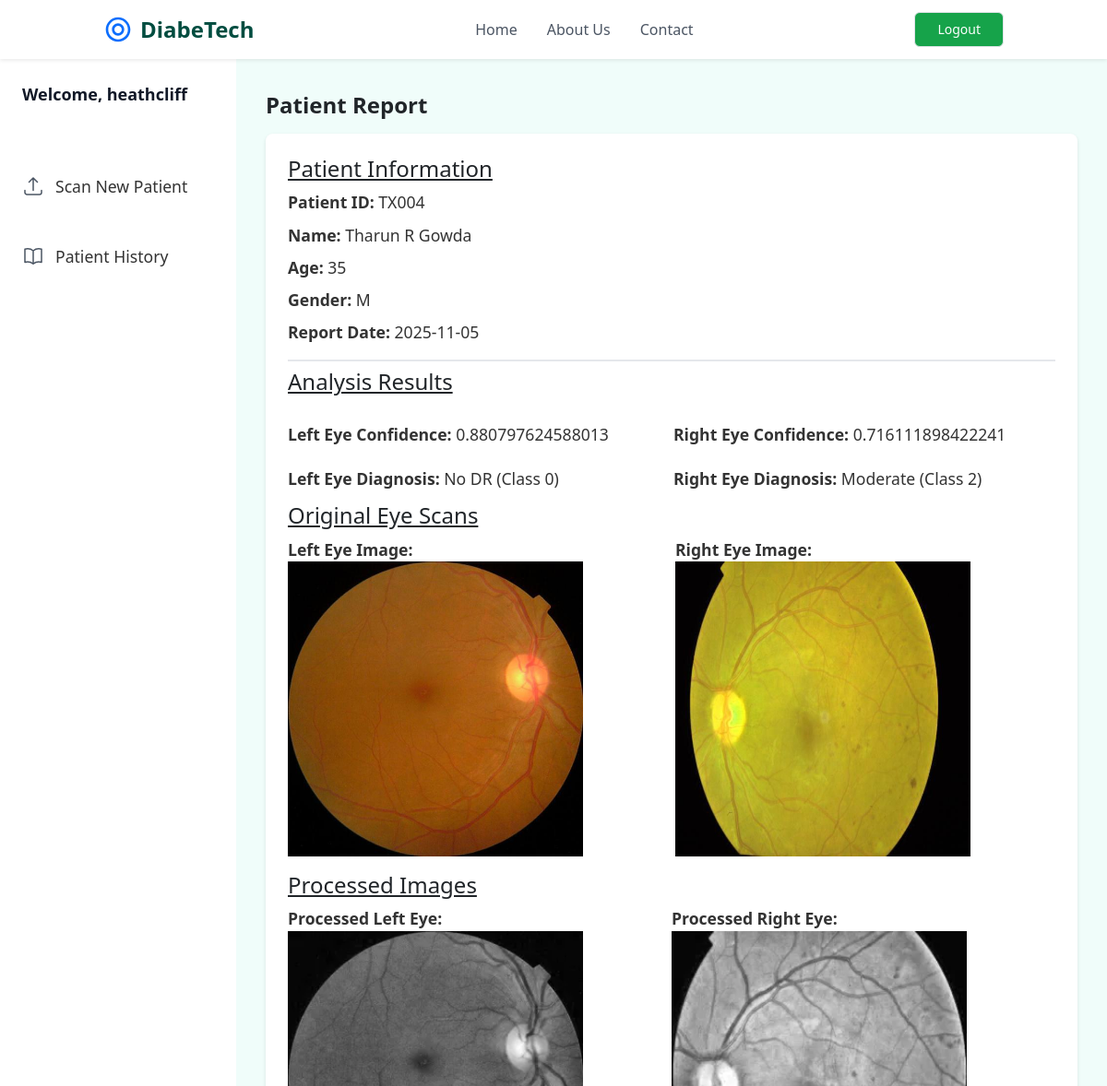
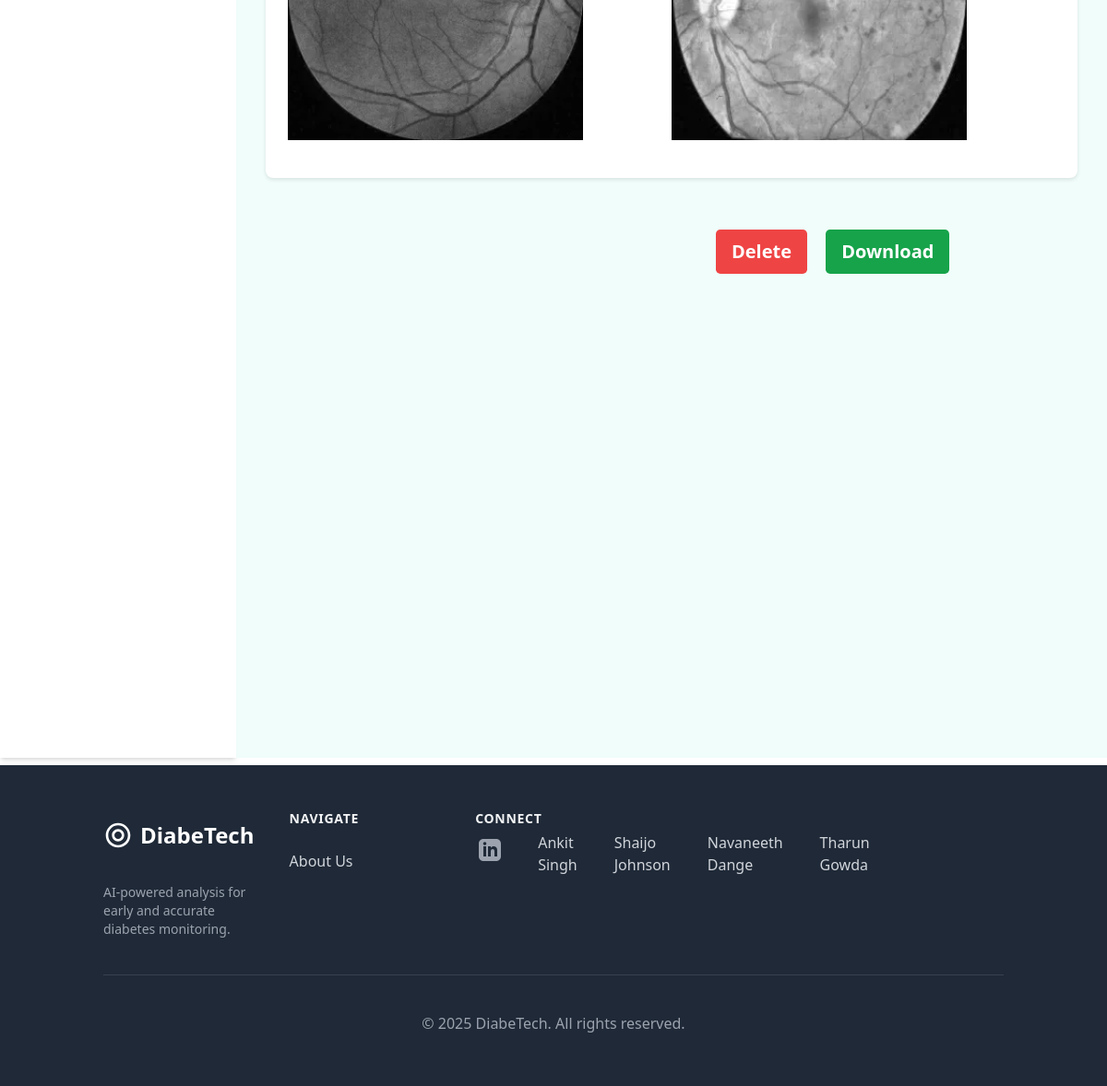
The page /patient-report/TX004 (signed in) on the database its author committed (2 pictures, top to bottom).
### retinopathy/modules.py (models this page shows, shortened)
class User(db.Model, UserMixin):
    id = db.Column(db.Integer, primary_key = True)
    username = db.Column(db.String(20), unique = True, nullable = False)
    email = db.Column(db.String(120), unique = True, nullable = False)
    password = db.Column(db.String(60), nullable = False)
    patients = db.relationship('Patient', backref = 'doctor', lazy = True)

class Patient(db.Model):
    patient_id = db.Column(db.String(20), unique = True, nullable = False, primary_key = True)
    name = db.Column(db.String(100), nullable = False)
    age = db.Column(db.Integer, nullable = False)
    sex = db.Column(db.String(10), nullable = False)
    RightEye_image_file = db.Column(db.String(100), nullable = False, default = 'default.jpg')
    LeftEye_image_file = db.Column(db.String(100), nullable = False, default = 'default.jpg')
    RightEye_diagnosis = db.Column(db.String(200), nullable = False)
    LeftEye_diagnosis = db.Column(db.String(200), nullable = False)
    date_uploaded = db.Column(db.DateTime, nullable = False, default = datetime.utcnow)
    user_id = db.Column(db.Integer, db.ForeignKey('user.id'), nullable = False)
    processed_RightEye_image_file = db.Column(db.String(100), nullable = True)
    processed_LeftEye_image_file = db.Column(db.String(100), nullable = True)
    RightEye_prediction = db.Column(db.Integer, nullable = True)
    LeftEye_prediction = db.Column(db.Integer, nullable = True)

### retinopathy/routes.py (the view)
@app.route('/patient-report/<patient_id>')
@login_required
def patient_report(patient_id):
	patient = Patient.query.get_or_404(patient_id)
	return render_template('patientreport.html', patient=patient, patient_id=patient_id)

### retinopathy/modules.py (called while the page is built)
@login_manager.user_loader
def load_user(user_id):
    return User.query.get(int(user_id))

### retinopathy/templates/patientreport.html (shortened to what this page needs)
{% extends "layout.html" %}
{% block content %}
<div class="flex h-screen" style="height: calc(250vh - 64px);">
            <aside class="w-64 bg-white shadow-md hidden md:block">
                <div class="py-4 px-6">
                    <h2 class="text-lg font-semibold text-gray-900">Welcome, {{ current_user.username }}</h2>
                </div>
                <nav class="mt-6">
                    <a href="{{ url_for('analyze_image') }}" data-page="scan-patient" class="flex items-center px-6 py-3 text-gray-600 hover:bg-gray-100">
                        <svg class="h-6 w-6" xmlns="http://www.w3.org/2000/svg" fill="none" viewBox="0 0 24 24" stroke-width="1.5" stroke="currentColor"><path stroke-linecap="round" stroke-linejoin="round" d="M3 16.5v2.25A2.25 2.25 0 005.25 21h13.5A2.25 2.25 0 0021 18.75V16.5m-13.5-9L12 3m0 0l4.5 4.5M12 3v13.5" /></svg>
                        <span class="ml-3">Scan New Patient</span>
                    </a>
                    <a href="{{ url_for('patient_history') }}" data-page="patient-list" class="flex items-center px-6 py-3 text-gray-600 hover:bg-gray-100">
                        <span class="ml-3">Patient History</span>
                    </a>
                </nav>
            </aside>
    <div class="content-section bg-teal-50 flex-1 p-2 md:p-8">
    <div class="container mx-auto px-4 py-6">
    <main class="main-h-">
        <h1 class="mt-1 flex font-semibold">Patient Report</h1>
        <div class="report-section ml=auto mr-auto p-6 bg-white rounded-lg shadow-md">
            <div class="patient-info border-b-2 pb-2 mb-2">
                <h2 class="underline">Patient Information</h2>
                <p><strong>Patient ID:</strong> {{ patient.patient_id }}</p>
                <p><strong>Name:</strong> {{ patient.name }}</p>
                <p><strong>Age:</strong> {{ patient.age }}</p>
                <p><strong>Gender:</strong> {{ patient.sex }}</p>
                <p><strong>Report Date:</strong> {{ patient.date_uploaded.strftime('%Y-%m-%d') }}</p>
            </div>
            <div class="grid grid-cols-2 gap-1 mb-1 patient-analysis">
                <h2 class="underline mb-3">Analysis Results</h2>
                <br>
                <p><strong>Left Eye Confidence:</strong> {{ patient.LeftEye_diagnosis }}</p>
                <p class=""><strong>Right Eye Confidence:</strong> {{ patient.RightEye_diagnosis }}</p>
                <p><strong>Left Eye Diagnosis:</strong> {{ patient.LeftEye_prediction }}</p>
                <p class=""><strong>Right Eye Diagnosis:</strong> {{ patient.RightEye_prediction }}</p>
            </div>
            <h2 class="underline">Original Eye Scans</h2>
            <div class="eye-images grid grid-cols-2 gap-2 mb-2 display: flex; space-x-5;">
                <p><strong>Left Eye Image:</strong>
                <img src="{{ url_for('static', filename='Eye_pictures/' + patient.LeftEye_image_file) }}" alt="Left Eye Image" class=" w-80 h-auto"></p>
                <p><strong>Right Eye Image:</strong>
                <img src="{{ url_for('static', filename='Eye_pictures/' + patient.RightEye_image_file) }}" alt="Right Eye Image" class=" w-80 h-auto"></p>
            </div>
            <h2 class="underline">Processed Images</h2>
            <div class="processed_images grid grid-cols-2 gap-0 mb-2 display: flex; ">
                <p><strong>Processed Left Eye:</strong>
                <img src="{{ url_for('static', filename='processed_images/' + patient.processed_LeftEye_image_file) }}" alt="Processed Left Eye" class="w-80 h-auto"></p>
                <p><strong>Processed Right Eye:</strong>
                <img src="{{ url_for('static', filename='processed_images/' + patient.processed_RightEye_image_file) }}" alt="Processed Right Eye" class="w-80 h-auto"> </p>
            </div>
        </div>
    </main>
</div>
    <form action="{{ url_for('delete_post', patient_id = patient.patient_id )}}" method="POST" style="display:inline ;" class="pl-64 ml-64">
            <span><button type="submit" class="btn bg-red-500 hover:bg-red-700 hover:scale-105 font-semibold text-white btn-lg" onclick="return confirm('Are you sure you want to delete this post?');">Delete</button></span>
    </form>
    <form action="{{ url_for('download_pdf_report', patient_id = patient.patient_id )}}" method="GET" style="display:inline ;" class="pl-4">
            <span><button type="submit" class="btn bg-green-600 hover:bg-green-900 hover:scale-105 font-semibold text-white btn-lg">Download</button></span>
    </form>
{% endblock content %}

### retinopathy/templates/patientreport.html (style rules this page uses)
.report-section { background-color: #f9f9f9; padding: 1.5em; border-radius: 8px; box-shadow: 0 2px 4px rgba(0, 0, 0, 0.1); margin-bottom: 2em; margin-top: 1em; }
h1, h2 { font-size: 1.5em; }
p { font-size: 1.1em; color: #333; margin: 0.5em 0; }
span { font-size: 1.1em; color: #333; margin: 0.5em 0; }
main { min-height: calc(100vh - 64px - 4rem); }

### rows shown on the page
User: username "heathcliff"
Patient: patient_id "TX004", name "Tharun R Gowda", age "35", sex "M", date_uploaded "2025-11-05", LeftEye_diagnosis "0.880797624588013", RightEye_diagnosis "0.716111898422241", LeftEye_prediction "No DR (Class 0)", RightEye_prediction "Moderate (Class 2)", LeftEye_image_file (picture), RightEye_image_file (picture), processed_LeftEye_image_file (picture), processed_RightEye_image_file (picture)
